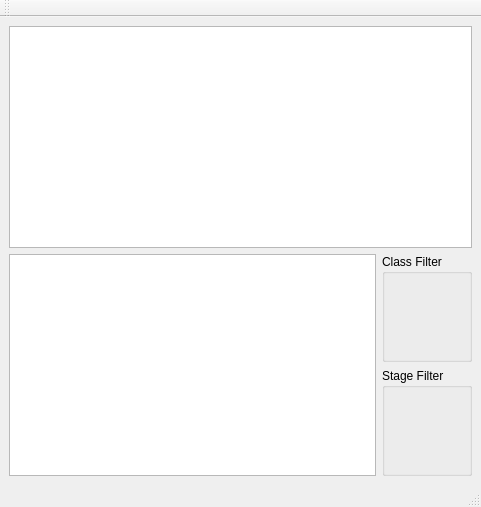
<?xml version="1.0" encoding="UTF-8"?>
<ui version="4.0">
 <class>MainWindow</class>
 <widget class="QMainWindow" name="MainWindow">
  <property name="geometry">
   <rect>
    <x>0</x>
    <y>0</y>
    <width>481</width>
    <height>507</height>
   </rect>
  </property>
  <property name="sizePolicy">
   <sizepolicy hsizetype="Expanding" vsizetype="Expanding">
    <horstretch>0</horstretch>
    <verstretch>0</verstretch>
   </sizepolicy>
  </property>
  <property name="windowTitle">
   <string>MainWindow</string>
  </property>
  <widget class="QWidget" name="centralwidget">
   <layout class="QVBoxLayout" name="verticalLayout_3">
    <item>
     <layout class="QVBoxLayout" name="verticalLayout_2">
      <item>
       <widget class="QListView" name="listView"/>
      </item>
      <item>
       <layout class="QHBoxLayout" name="horizontalLayout">
        <item>
         <widget class="QTextEdit" name="textEdit"/>
        </item>
        <item>
         <layout class="QVBoxLayout" name="verticalLayout">
          <item>
           <widget class="QGroupBox" name="filter_class_box">
            <property name="title">
             <string>Class Filter</string>
            </property>
            <layout class="QGridLayout" name="gridLayout_4">
             <item row="0" column="0">
              <layout class="QFormLayout" name="filter_class_layout"/>
             </item>
            </layout>
           </widget>
          </item>
          <item>
           <widget class="QGroupBox" name="filter_stage_box">
            <property name="title">
             <string>Stage Filter</string>
            </property>
            <layout class="QGridLayout" name="gridLayout_5">
             <item row="0" column="0">
              <layout class="QFormLayout" name="filter_stage_layout"/>
             </item>
            </layout>
           </widget>
          </item>
         </layout>
        </item>
       </layout>
      </item>
     </layout>
    </item>
   </layout>
  </widget>
  <widget class="QMenuBar" name="menubar">
   <property name="geometry">
    <rect>
     <x>0</x>
     <y>0</y>
     <width>481</width>
     <height>20</height>
    </rect>
   </property>
  </widget>
  <widget class="QStatusBar" name="statusbar"/>
  <widget class="QToolBar" name="toolBar">
   <property name="windowTitle">
    <string>toolBar</string>
   </property>
   <attribute name="toolBarArea">
    <enum>TopToolBarArea</enum>
   </attribute>
   <attribute name="toolBarBreak">
    <bool>false</bool>
   </attribute>
  </widget>
  <action name="actionQuit">
   <property name="text">
    <string>Quit</string>
   </property>
  </action>
  <action name="actionDelete">
   <property name="text">
    <string>Delete</string>
   </property>
  </action>
  <action name="actionRefresh">
   <property name="text">
    <string>Refresh</string>
   </property>
  </action>
  <action name="actionAbout">
   <property name="text">
    <string>About</string>
   </property>
  </action>
 </widget>
 <resources/>
 <connections/>
</ui>
